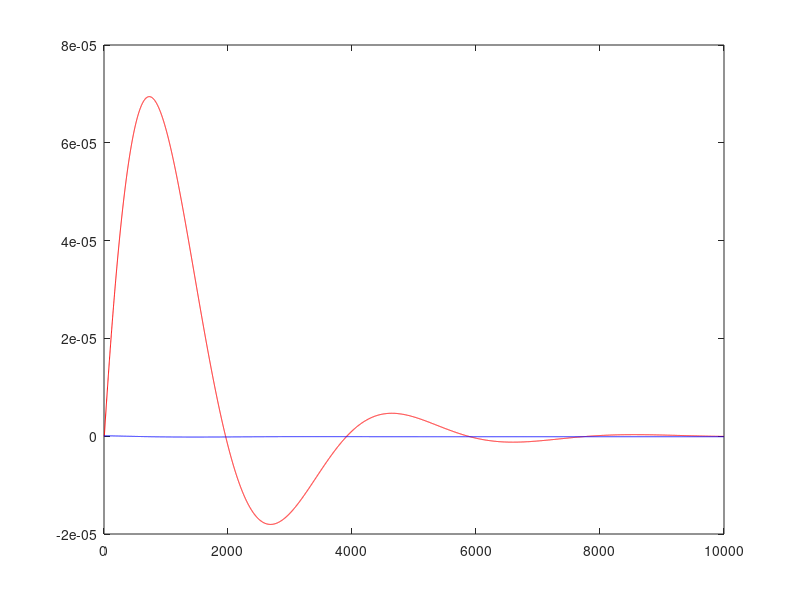

Recreate this plot in MATLAB.
% *** модель PLL для m50 ***
% *** пропорциональный усилитель ***

% 1.  ПИД  - без и с шумом
% alfa = 1.53e-3
% betta =  3.053e-6
% gamma = -7.634e-5  (с минусом !!!,  хотя по теории надо плюс)


clear all;

T = 10000; %длительность моделирования
dp_ref_noise = 25.0e-9; %[сек]  - амплитуда случайных колебаний фазы опрного сигнала
tt = 100.0e-3;  %[сек] - максимальная случайная задержка выдачи управляющего напряжения на VCO  

%параметры  компонентов
kf = 2.0e-7;  % [1/В]коэффициент преобразования напряжения в отклонение частоты VCO
kv = 5.0e+6;   % [В/сек] коэффициент преобразования отклонения фазы в управляющее напряжение
              % выбран так, чтобы отклонение фазы за секунду
              % компенсировалось полностью
              % для компенсации отклонения в 1е-9 сек - надо изменить частоту на 1е-9
              % тогда k= kv*kf = 1; kv = 1/kf = 1/2.0e-7 = 5e+6 
k = kv * kf;    % =1 - коэффициент передачи разность фаз [сек] - управл. напряжение [В] - отклонение частоты относительное []  

%праметры управления
a = 1.5;        % [] коэффициент усиления пропорционального усилителя

%начальные значения
df_ref = 0;   % [Гц] отклонение частоты опорного сигнала от идеального сигнала 1Гц
dp_ref = 0;   % [сек] отклонение фазы опорного сигнала от идеального сигнала 1Гц
df_vco = 0;   % [Гц] отклонение частоты генератора от идеального сигнала 1Гц
dp_vco = 0;   % [сек] отклонение фазы генератора от идеального сигнала 1Гц
x = dp_ref - dp_vco;

time = 1:T;    % массив отсчетов времени
dphase = 1:T;  % массив отчетов разности фаз
dfreq = 1:T;  % массив отчетов разности частот

alpha = 1.53e-3;         % коэффициэнт усилителя.
beta = 3.053e-6;      % коэффициэнт усилителя.
gamma = -7.634e-5;

c = [ 0 0 ];
z = 0;
x = [ 0 0 0 ];
y = [ 0 0 ];

sigma_ref = 68e-9       % измерянное осцилографом


%моделирование
for t = 1:T   % время  [sec]
    %начало секунды
    %y = x * a;          % управляющее напряжение VCO 
    
    % ---------- Фильтр -----------
     
     %c(2) = beta * x(1) + c(1);
     %y(2) = alpha * x(1) + c(2);          % управляющее напряжение VCO 
     %c(1) = c(2);
     
    %---------------------------------
    % ПИД регулятор.
    
    y(2) = (alpha + beta + gamma)*x(3) - (alpha + 2*gamma)*x(2) + gamma*x(3) + y(1);
    %y(2) = (alpha + beta)*x(1) - alpha*x(2) + y(1);
    y(1) = y(2);
    
    
    df_vco = k * y(2);     % установлено новое отклонение частоты
    dp_ref = dp_ref + df_ref; %+ normrnd(0, sigma_ref);  % набег фазы опорного сигнала за 1 сек из-за отклонения частоты
    dp_ref = dp_ref + df_ref; % + unifrnd(-dp_ref_noise, +dp_ref_noise);  % набег фазы опорного сигнала за 1 сек из-за отклонения частоты     
    dp_vco = dp_vco + df_vco; % * (1 - unifrnd(0, tt));  % набег фазы генератора за 1 сек из-за отклонения частоты 
    % в конце секунды 
    z =  dp_ref - dp_vco;       % фазовый детектор запоминает разность фаз в сек для следующей секунды вычислений

% Условие на знак разности фаз закомментировано

    % Условие на знак разности фаз.
%    if z < 0
%         x = [x(2:end) x(3)]      % Конкаттерация вектора. В начало добавляем предидущий элемент
%         dphase(t) = x(1);
%    else
          x = [x(2:end) z]         % Конкаттенация вектора. В начало добавляем вновь вычисленный элемент.
          dphase(t) = z;
%    end
    
    dfreq(t)=df_ref - df_vco;
   
    if t >= 5
        df_ref = 1.0e-7; % скачок частоты на 10-й секунде
    else
    end 
end

%вывод результатов
figure(2);
hold off;
plot(time, dphase, 'r');  % ошибка по фазе - красная 
hold on;
plot(time, dfreq,'b');  % ошибка по частоте - синяя










